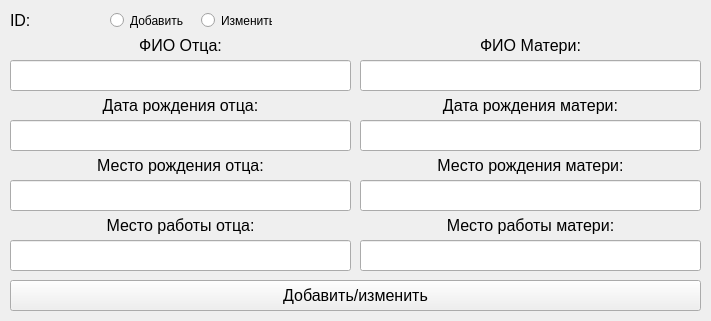
<?xml version="1.0" encoding="UTF-8"?>
<ui version="4.0">
 <class>MainWindow</class>
 <widget class="QMainWindow" name="MainWindow">
  <property name="geometry">
   <rect>
    <x>0</x>
    <y>0</y>
    <width>711</width>
    <height>321</height>
   </rect>
  </property>
  <property name="minimumSize">
   <size>
    <width>711</width>
    <height>321</height>
   </size>
  </property>
  <property name="maximumSize">
   <size>
    <width>721</width>
    <height>321</height>
   </size>
  </property>
  <property name="windowTitle">
   <string>Добавление/изменение информации о членах семьи</string>
  </property>
  <widget class="QWidget" name="centralwidget">
   <widget class="QLabel" name="flmc_id">
    <property name="geometry">
     <rect>
      <x>10</x>
      <y>10</y>
      <width>91</width>
      <height>21</height>
     </rect>
    </property>
    <property name="font">
     <font>
      <pointsize>12</pointsize>
     </font>
    </property>
    <property name="text">
     <string>ID:</string>
    </property>
    <property name="alignment">
     <set>Qt::AlignLeading|Qt::AlignLeft|Qt::AlignVCenter</set>
    </property>
   </widget>
   <widget class="QRadioButton" name="rb_change">
    <property name="geometry">
     <rect>
      <x>201</x>
      <y>10</y>
      <width>71</width>
      <height>21</height>
     </rect>
    </property>
    <property name="text">
     <string>Изменить</string>
    </property>
   </widget>
   <widget class="QRadioButton" name="rb_add">
    <property name="geometry">
     <rect>
      <x>110</x>
      <y>10</y>
      <width>82</width>
      <height>21</height>
     </rect>
    </property>
    <property name="text">
     <string>Добавить</string>
    </property>
   </widget>
   <widget class="QPushButton" name="button_add_change">
    <property name="geometry">
     <rect>
      <x>10</x>
      <y>280</y>
      <width>691</width>
      <height>31</height>
     </rect>
    </property>
    <property name="font">
     <font>
      <pointsize>12</pointsize>
     </font>
    </property>
    <property name="text">
     <string>Добавить/изменить</string>
    </property>
   </widget>
   <widget class="QLineEdit" name="father_birthday_place">
    <property name="geometry">
     <rect>
      <x>10</x>
      <y>180</y>
      <width>341</width>
      <height>31</height>
     </rect>
    </property>
    <property name="font">
     <font>
      <pointsize>12</pointsize>
     </font>
    </property>
    <property name="text">
     <string/>
    </property>
    <property name="alignment">
     <set>Qt::AlignCenter</set>
    </property>
   </widget>
   <widget class="QLabel" name="label_name">
    <property name="geometry">
     <rect>
      <x>10</x>
      <y>150</y>
      <width>341</width>
      <height>31</height>
     </rect>
    </property>
    <property name="font">
     <font>
      <pointsize>12</pointsize>
     </font>
    </property>
    <property name="text">
     <string>Место рождения отца:</string>
    </property>
    <property name="alignment">
     <set>Qt::AlignCenter</set>
    </property>
   </widget>
   <widget class="QLineEdit" name="father_full_name">
    <property name="geometry">
     <rect>
      <x>10</x>
      <y>60</y>
      <width>341</width>
      <height>31</height>
     </rect>
    </property>
    <property name="font">
     <font>
      <pointsize>12</pointsize>
     </font>
    </property>
    <property name="text">
     <string/>
    </property>
    <property name="alignment">
     <set>Qt::AlignCenter</set>
    </property>
   </widget>
   <widget class="QLabel" name="label_name_2">
    <property name="geometry">
     <rect>
      <x>10</x>
      <y>30</y>
      <width>341</width>
      <height>31</height>
     </rect>
    </property>
    <property name="font">
     <font>
      <pointsize>12</pointsize>
     </font>
    </property>
    <property name="text">
     <string>ФИО Отца:</string>
    </property>
    <property name="alignment">
     <set>Qt::AlignCenter</set>
    </property>
   </widget>
   <widget class="QLineEdit" name="father_birthday">
    <property name="geometry">
     <rect>
      <x>10</x>
      <y>120</y>
      <width>341</width>
      <height>31</height>
     </rect>
    </property>
    <property name="font">
     <font>
      <pointsize>12</pointsize>
     </font>
    </property>
    <property name="text">
     <string/>
    </property>
    <property name="alignment">
     <set>Qt::AlignCenter</set>
    </property>
   </widget>
   <widget class="QLabel" name="label_name_3">
    <property name="geometry">
     <rect>
      <x>10</x>
      <y>90</y>
      <width>341</width>
      <height>31</height>
     </rect>
    </property>
    <property name="font">
     <font>
      <pointsize>12</pointsize>
     </font>
    </property>
    <property name="text">
     <string>Дата рождения отца:</string>
    </property>
    <property name="alignment">
     <set>Qt::AlignCenter</set>
    </property>
   </widget>
   <widget class="QLabel" name="label_name_4">
    <property name="geometry">
     <rect>
      <x>10</x>
      <y>210</y>
      <width>341</width>
      <height>31</height>
     </rect>
    </property>
    <property name="font">
     <font>
      <pointsize>12</pointsize>
     </font>
    </property>
    <property name="text">
     <string>Место работы отца:</string>
    </property>
    <property name="alignment">
     <set>Qt::AlignCenter</set>
    </property>
   </widget>
   <widget class="QLineEdit" name="father_work_place">
    <property name="geometry">
     <rect>
      <x>10</x>
      <y>240</y>
      <width>341</width>
      <height>31</height>
     </rect>
    </property>
    <property name="font">
     <font>
      <pointsize>12</pointsize>
     </font>
    </property>
    <property name="text">
     <string/>
    </property>
    <property name="alignment">
     <set>Qt::AlignCenter</set>
    </property>
   </widget>
   <widget class="QLineEdit" name="mother_birthday_place">
    <property name="geometry">
     <rect>
      <x>360</x>
      <y>180</y>
      <width>341</width>
      <height>31</height>
     </rect>
    </property>
    <property name="font">
     <font>
      <pointsize>12</pointsize>
     </font>
    </property>
    <property name="text">
     <string/>
    </property>
    <property name="alignment">
     <set>Qt::AlignCenter</set>
    </property>
   </widget>
   <widget class="QLabel" name="label_name_5">
    <property name="geometry">
     <rect>
      <x>360</x>
      <y>210</y>
      <width>341</width>
      <height>31</height>
     </rect>
    </property>
    <property name="font">
     <font>
      <pointsize>12</pointsize>
     </font>
    </property>
    <property name="text">
     <string>Место работы матери:</string>
    </property>
    <property name="alignment">
     <set>Qt::AlignCenter</set>
    </property>
   </widget>
   <widget class="QLineEdit" name="mother_work_place">
    <property name="geometry">
     <rect>
      <x>360</x>
      <y>240</y>
      <width>341</width>
      <height>31</height>
     </rect>
    </property>
    <property name="font">
     <font>
      <pointsize>12</pointsize>
     </font>
    </property>
    <property name="text">
     <string/>
    </property>
    <property name="alignment">
     <set>Qt::AlignCenter</set>
    </property>
   </widget>
   <widget class="QLabel" name="label_name_6">
    <property name="geometry">
     <rect>
      <x>360</x>
      <y>90</y>
      <width>341</width>
      <height>31</height>
     </rect>
    </property>
    <property name="font">
     <font>
      <pointsize>12</pointsize>
     </font>
    </property>
    <property name="text">
     <string>Дата рождения матери:</string>
    </property>
    <property name="alignment">
     <set>Qt::AlignCenter</set>
    </property>
   </widget>
   <widget class="QLabel" name="label_name_7">
    <property name="geometry">
     <rect>
      <x>360</x>
      <y>150</y>
      <width>341</width>
      <height>31</height>
     </rect>
    </property>
    <property name="font">
     <font>
      <pointsize>12</pointsize>
     </font>
    </property>
    <property name="text">
     <string>Место рождения матери:</string>
    </property>
    <property name="alignment">
     <set>Qt::AlignCenter</set>
    </property>
   </widget>
   <widget class="QLineEdit" name="mother_full_name">
    <property name="geometry">
     <rect>
      <x>360</x>
      <y>60</y>
      <width>341</width>
      <height>31</height>
     </rect>
    </property>
    <property name="font">
     <font>
      <pointsize>12</pointsize>
     </font>
    </property>
    <property name="text">
     <string/>
    </property>
    <property name="alignment">
     <set>Qt::AlignCenter</set>
    </property>
   </widget>
   <widget class="QLabel" name="label_name_8">
    <property name="geometry">
     <rect>
      <x>360</x>
      <y>30</y>
      <width>341</width>
      <height>31</height>
     </rect>
    </property>
    <property name="font">
     <font>
      <pointsize>12</pointsize>
     </font>
    </property>
    <property name="text">
     <string>ФИО Матери:</string>
    </property>
    <property name="alignment">
     <set>Qt::AlignCenter</set>
    </property>
   </widget>
   <widget class="QLineEdit" name="mother_birthday">
    <property name="geometry">
     <rect>
      <x>360</x>
      <y>120</y>
      <width>341</width>
      <height>31</height>
     </rect>
    </property>
    <property name="font">
     <font>
      <pointsize>12</pointsize>
     </font>
    </property>
    <property name="text">
     <string/>
    </property>
    <property name="alignment">
     <set>Qt::AlignCenter</set>
    </property>
   </widget>
  </widget>
 </widget>
 <resources/>
 <connections/>
</ui>
